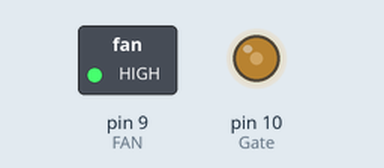
This sketch was run on a simulated Arduino Uno, built with avr-gcc and run on an emulated ATmega328P. Parts: switched loads named in the sketch (green lamp = pin HIGH), output pins drawn as LEDs (lit = HIGH).

Above: at 0.05 s.
At 10.0 s:
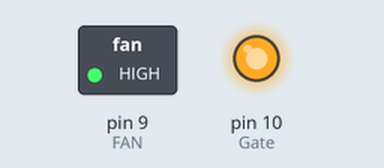
Timing chart, 0 to 13.0 s (numbered marks = the images above):
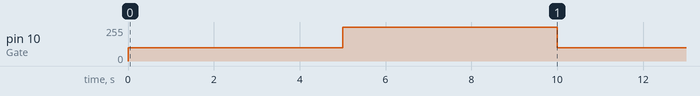

Measured:
- by itself, pin 10 (Gate): alternates 255/255 for 5.0 s and 100/255 for 5.0 s

The sketch:

speed_control.ino
```cpp
#define Gate 10
#define FAN 9

bool fanState = LOW;               // Inicialmente, el LED está apagado
unsigned long previousMillis = 0;  // Almacena el tiempo del último cambio de velocidad
const long interval = 5000;        // Intervalo de tiempo para cambiar la velocidad del ventilador

void setup() {
  pinMode(FAN, OUTPUT);
  digitalWrite(FAN, HIGH);

  pinMode(Gate, OUTPUT);
  digitalWrite(Gate, LOW);  // Inicialmente, el ventilador está apagado
}

void loop() {
  if (digitalRead(FAN) == HIGH) {
    // put your main code here, to run repeatedly:
    analogWrite(Gate, 100);
    delay(5000);
    analogWrite(Gate, 1000);
    delay(5000);
  }
}
```
